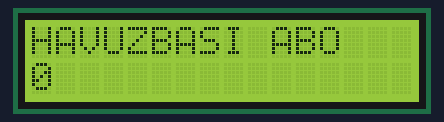
A sketch run on a simulated Arduino Uno, built with avr-gcc and run on an emulated ATmega328P. Parts: 16×2 character LCD.

Above: at 0.1 s.
At 4.1 s:
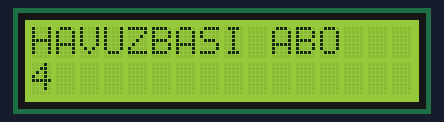
At 9.1 s:
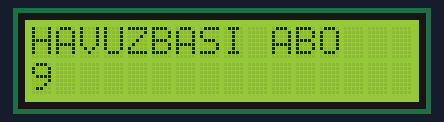
At 19.1 s:
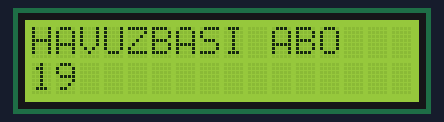
At 29.1 s:
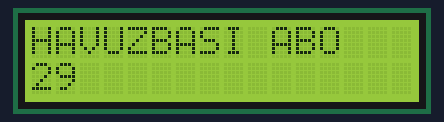
At 39.1 s:
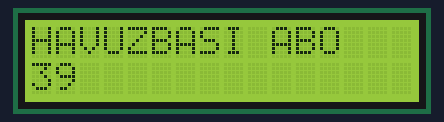

The sketch:

LCD.ino
```cpp
#include <LiquidCrystal.h> /* LCD kullanimi icin kutuphane dahil edilmelidir */
/*
 Devre şeması;
 - LCD'nin RS pini -> Arduino'nun 12. pini
 - LCD'nin Enable (E) pini -> Arduino'nun 11. pini
 - LCD'nin D4 pini -> Arduino'nun 5. pini
 - LCD'nin D5 pini -> Arduino'nun 4. pini
 - LCD'nin D6 pini -> Arduino'nun 3. pini
 - LCD'nin D7 pini -> Arduino'nun 2. pini

 - LCD'nin R/W pini -> toprağa
 - LCD'nin R0 pini -> potansiyometre çıkışına
 - LCD VDD -> Arduino 5 Voltuna
 - LCD VSS -> toprağa
*/
LiquidCrystal lcd(12, 11, 5, 4, 3, 2); /* LCDnin baglandigi Arduino pinleri */

void setup() {
  lcd.begin(16, 2); /* Kullandigimiz LCDnin sutun ve satir sayisini belirtmeliyiz */
  lcd.print("HAVUZBASI ABO"); /* Ekrana yazi yazalim */
}
void loop() {
  lcd.setCursor(0, 1); /* Imlecin yeri 1. satir 0. sutun olarak ayarlandi */
  /* Artik LCDye yazilanlar alt satirda gorunecektir */
  lcd.print(millis()/1000); /* LCDye Arduinonun calisma suresi saniye cinsinden yaziliyor*/
  /*
  millis() fonksiyonu Arduino calismaya basladiginda calisan bir Kronometredir.
  Fonksiyon cagirildiginda gecen sureyi milisaniye olarak dondurur
  Ekrana gecen sureyi saniye cinsinden yazdirmak icin fonksiyonun degeri 1000e bolunmustur
  */
}
```

Measured:
- what the display in image 1 shows lasts 1.0 s, from 4.0 s to 5.0 s
